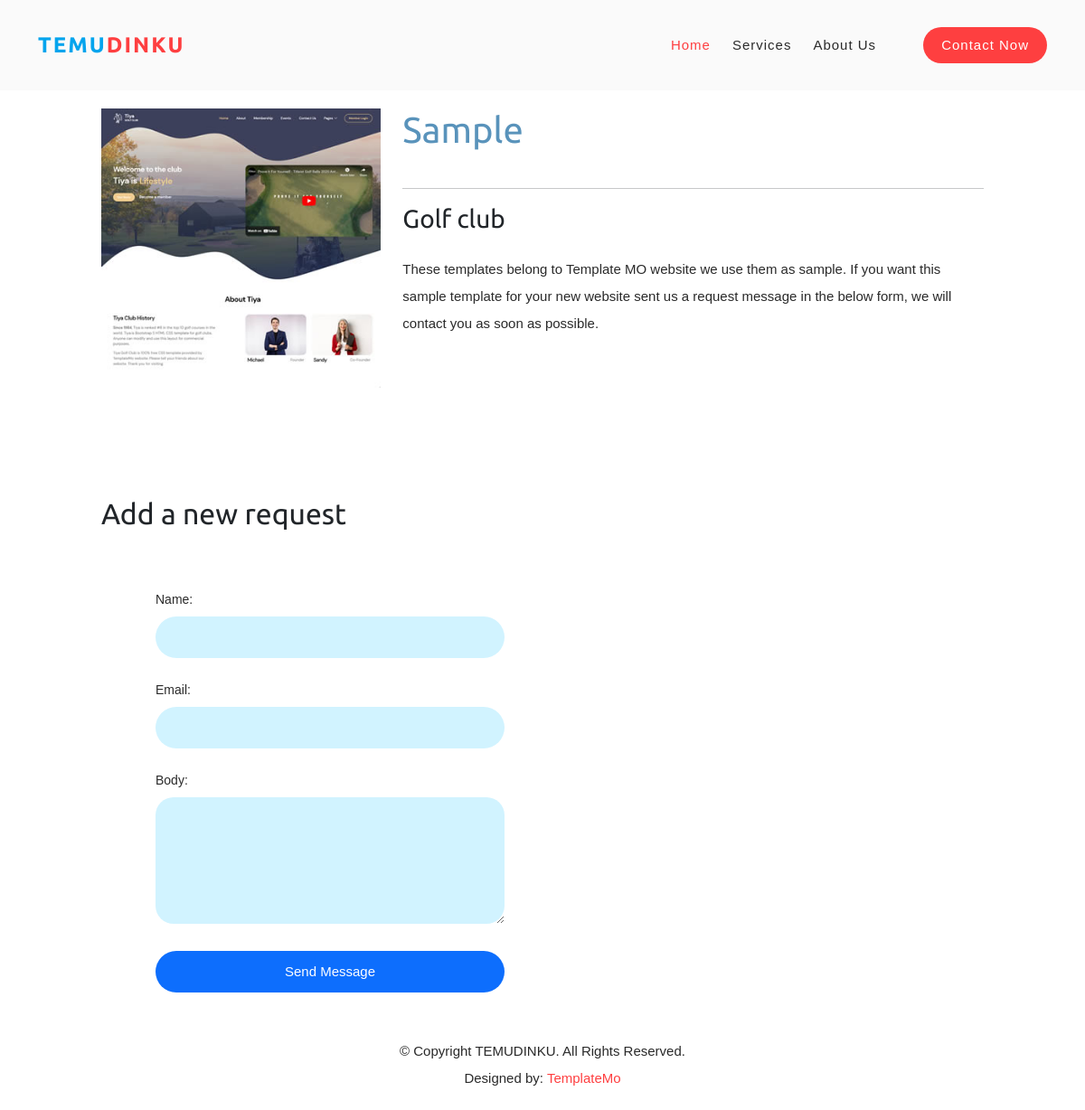
The app's page /11/golf-club/ with its own data.
### base/models.py (models this page shows, shortened)
class Product(models.Model):
    category = models.ForeignKey(Category,
                                 related_name='products',
                                 on_delete=models.CASCADE)
    name = models.CharField(max_length=200)
    slug = models.SlugField(max_length=200)
    image = models.ImageField(upload_to='products/%Y/%m/%d',
                              blank=True)
    description = models.TextField(blank=True)
    price = models.DecimalField(max_digits=10,
                                decimal_places=2)
    available = models.BooleanField(default=True)
    created = models.DateTimeField(auto_now_add=True)
    updated = models.DateTimeField(auto_now=True)
    class Meta:
        ordering = ['name']
        indexes = [
            models.Index(fields=['id', 'slug']),
            models.Index(fields=['name']),
            models.Index(fields=['-created']),
        ]

class Category(models.Model):
    name = models.CharField(max_length=200)
    slug = models.SlugField(max_length=200,
                            unique=True)
    class Meta:
        ordering = ['name']
        indexes = [
            models.Index(fields=['name']),
        ]
        verbose_name = 'category'
        verbose_name_plural = 'categories'
    def __str__(self):
        return self.name
    def get_absolute_url(self):
        return reverse('base:product_list_by_category',
                       args=[self.slug])

### base/views.py (the view)
# urls.py: path('<int:id>/<slug:slug>/', views.product_detail,
def product_detail(request, id, slug):
    product = get_object_or_404(Product,
                                id=id,
                                slug=slug,
                                available=True)
    form = CommentForm()
    return render(request, 'base/product/detail.html',
                           {'product': product,
                            'form': form})

### base/forms.py
class CommentForm(forms.ModelForm):
    class Meta:
        model = Comment
        fields = ['name', 'email', 'body']

### base/templates/base/product/detail.html (shortened to what this page needs)
{% extends "base/base.html" %}
{% load static %}
{% block content %}
<div id="services" class="our-services section">
  <div class="container">
    <div class="row">
      <div class="col-lg-4 align-self-center  wow fadeInLeft" data-wow-duration="1s" data-wow-delay="0.2s">
        <div class="item">
          <img src="{% if product.image %}{{ product.image.url }}{% else %}
          {% static 'img/no_image.png' %}{% endif %}">
        </div>
      </div>
      <div class="col-lg-8 wow fadeInRight" data-wow-duration="1s" data-wow-delay="0.2s">
          <h1>
            <a href="{{ product.category.get_absolute_url }}">
              {{ product.category }}
            </a>
          </h1><br><hr>
          <h3>{{ product.name }}</h3><br>
          {{ product.description|linebreaks }}
        </div>
      </div>
    </div>
  </div>
<div id="services" class="our-services section">
  <div class="container">
    <div class="row">
      <div class="col-lg-6">
        {% include "base/product/includes/comment_form.html" %}
      </div>
    </div>
  </div>
</div>
{% endblock %}

### base/static/css/templatemo-space-dynamic.css (style rules this page uses)
html, body, div, span, applet, object, iframe, h1, h2, h3, h4, h5, h6, p, blockquote, div pre, a, abbr, acronym, address, big, cite, code, del, dfn, em, font, img, ins, kbd, q, s, samp, small, strike, strong, sub, sup, tt, var, b, u, i, center, dl, dt, dd, ol, ul, li, figure, header, nav, section, article, aside, footer, figcaption { margin: 0; padding: 0; border: 0; outline: 0; }
* { box-sizing: border-box; }
html, body { font-family: 'Poppins', sans-serif; font-weight: 400; background-color: #fff; -ms-text-size-adjust: 100%; -webkit-font-smoothing: antialiased; -moz-osx-font-smoothing: grayscale; }
a { text-decoration: none !important; }
h1, h2, h3, h4, h5, h6 { margin-top: 0px; margin-bottom: 0px; }
p { font-size: 15px; line-height: 30px; color: #2a2a2a; }
img { width: 100%; overflow: hidden; }
html, body { background: #fff; font-family: 'Poppins', sans-serif; }
.our-services { margin-top: 0px; padding-top: 120px; }
form#contact input { width: 100%; height: 46px; border-radius: 33px; background-color: #d1f3ff; border: none; outline: none; font-size: 15px; font-weight: 300; color: #2a2a2a; padding: 0px 20px; margin-bottom: 20px; }
form#contact input::placeholder { color: #2a2a2a; }
form#contact textarea { width: 100%; min-width: 100%; max-width: 100%; max-height: 180px; min-height: 140px; height: 140px; border-radius: 20px; background-color: #d1f3ff; border: none; outline: none; font-size: 15px; font-weight: 300; color: #2a2a2a; padding: 15px 20px; margin-bottom: 20px; }
form#contact textarea::placeholder { color: #2a2a2a; }

### base/static/css/base.css (style rules this page uses)
body { margin:0; padding:0; font-family:helvetica, sans-serif; }
h1, h2, h3, h4, h5 , h6 { font-family: 'Ubuntu', sans-serif; font-weight:normal; }
a { text-decoration:none; color:#5993bb; }
form p label, form p input { float:left; clear:both; }
form p label { font-size:14px; padding-bottom:4px; }
form p input { width:300px; font-size:13px; margin-bottom:10px; padding:10px 12px; border:0; background:#efefef; color:#666; border-radius:4px; }

### records on screen
Product: image (picture), category "Sample", name "Golf club", description "These templates belong to Template MO website we use them as sample. If you want this sample template for your new website sent us a request message in the below form, we will contact you as soon as possible."
